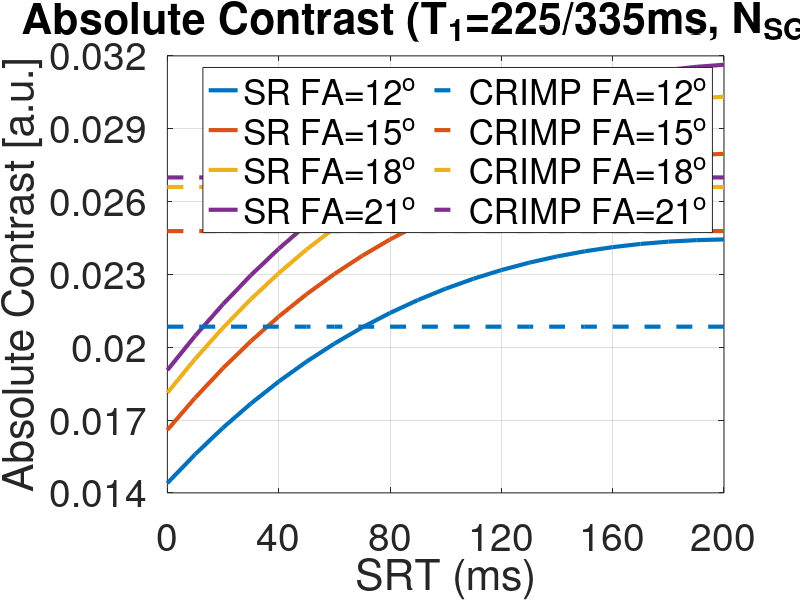

This figure's MATLAB source:
clear; clc;
TR = 2; % [ms]


SRT_all = 0:10:200;
flip_angle_all = [12,15,18,21];
for iFA = 1:length(flip_angle_all)
    for iSRT=1:length(SRT_all)
        
        flip_angle = flip_angle_all(iFA);
        % TR = kSpace_info.Portocol.alTR(2)/1000;
        T1 = [225,335].';
        nor = 30;
        M0 = 1;
        clear S
        S(1,1) = 0;
        S(2,1) = 0;
        SRT = SRT_all(iSRT);
        S(:,end+1) = M0 - (M0 - S(:,end)).*exp(-SRT./T1);
        clear signal
        signal(1,1) = 0;
        signal(2,1) = 0;
        for i=1:nor
            signal(:,end+1) = S(:,end).*sin(flip_angle/180*pi);
            S(:,end+1) = S(:,end).*cos(flip_angle/180*pi);
            S(:,end+1) = M0 - (M0 - S(:,end)).*exp(-(TR*3)./T1);
        end
        
        % figure,plot(S(:,3:3:end).')
        
        %Contrast(iSRT,iFA) = (mean(signal(1,2:end))-mean(signal(2,2:end)));
        %Signal(:,iSRT,iFA) = mean(S,2)*sin(flip_angle);
        Signal_SR(:,iSRT,iFA) = mean(signal,2);
    end
    
    nor = 3000;
    
    M0 = 1;
    clear S
    S(1,1) = M0;
    S(2,1) = M0;
    clear signal
    signal(1,1) = 0;
    signal(2,1) = 0;
    for i=1:nor
        signal(:,end+1) = S(:,end).*sin(flip_angle/180*pi);
        S(:,end+1) = S(:,end).*cos(flip_angle/180*pi);
        S(:,end+1) = M0 - (M0 - S(:,end)).*exp(-(TR*3)./T1);
    end
    %Contrast_SPGR(:,iFA) = (signal(1,end)-signal(2,end));
    Signal_SPGR(:,iFA) = signal(:,end);
end

Signal_SPGR = Signal_SPGR(1,:) - Signal_SPGR(2,:);
Signal_SR = Signal_SR(1,:,:) - Signal_SR(2,:,:);

color1 = [ 0    0.4470    0.7410];
color2 = [ 0.8500    0.3250    0.0980];
color3 = [0.9290    0.6940    0.1250];
color4 = [    0.4940    0.1840    0.5560];
color5 = [0.4660    0.6740    0.1880];
color6 =[0.3010    0.7450    0.9330];
color7 = [0.6350    0.0780    0.1840];

figure,plot(SRT_all,squeeze(Signal_SR(1,:,:)),'LineWidth',3)
hold on
plot(SRT_all,repmat(Signal_SPGR(1,1),[length(SRT_all),1]),'Color',color1,'LineStyle','--','LineWidth',3')
plot(SRT_all,repmat(Signal_SPGR(1,2),[length(SRT_all),1]),'Color',color2,'LineStyle','--','LineWidth',3')
plot(SRT_all,repmat(Signal_SPGR(1,3),[length(SRT_all),1]),'Color',color3,'LineStyle','--','LineWidth',3')
plot(SRT_all,repmat(Signal_SPGR(1,4),[length(SRT_all),1]),'Color',color4,'LineStyle','--','LineWidth',3')
%plot(SRT_all,repmat(Contrast_SPGR(:,5),[41,5]),'Color',color5)

legend('SR FA=12^o','SR FA=15^o','SR FA=18^o','SR FA=21^o','CRIMP FA=12^o','CRIMP FA=15^o','CRIMP FA=18^o','CRIMP FA=21^o','Location','best','NumColumns',2)

grid on
set(gcf,'Position',[0,0,800,600])
title 'Absolute Contrast (T_1=225/335ms, N_{SG}=3)'
set(gca,'FontSize',12)
xlabel 'SRT (ms)'
ylabel 'Absolute Contrast [a.u.]'
yticks([0.014:0.003:0.032])
xticks([0:40:200])
axis([0 200 0.014 0.032])

set(gca,'FontSize',28)